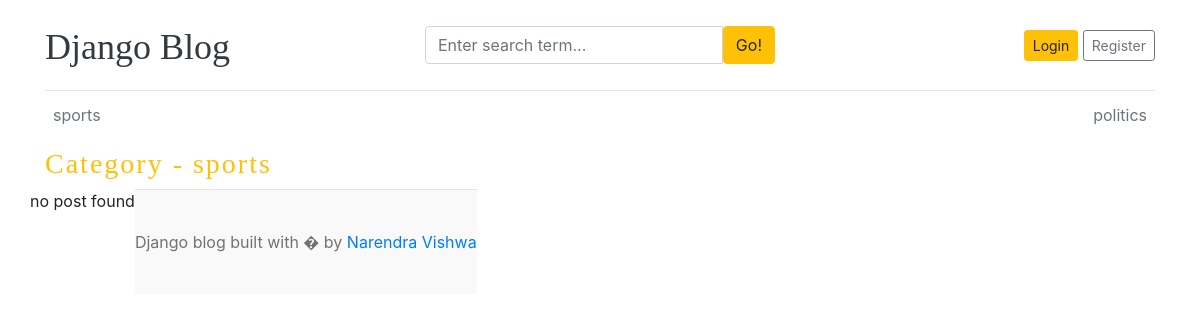
/category/1/, run on an earlier commit of the app's database.
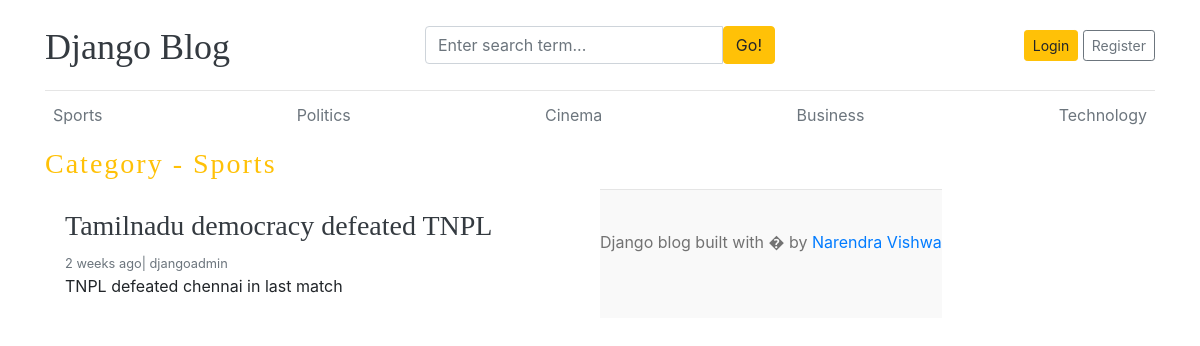
And on a later commit of the database.
### blogs/models.py (models this page shows, shortened)
class category(models.Model):
    category_name = models.CharField(max_length=50, unique=True)
    created_at = models.DateTimeField(auto_now_add=True)
    updated_at = models.DateTimeField(auto_now=True)
    class Meta:
        verbose_name_plural ='categories'
    def  __str__(self):
        return self.category_name

class Blog(models.Model):
    title = models.CharField(max_length=100)
    slug =models.SlugField(max_length=150, unique=True, blank=True)
    category = models.ForeignKey(category, on_delete=models.CASCADE)
    author = models.ForeignKey(User, on_delete=models.CASCADE)
    featured_image = models.ImageField(upload_to='uploads/%Y/%m%d')
    short_description = models.TextField(max_length=500)
    blog_body = models.TextField(max_length=2000)
    status = models.CharField(max_length=50,choices=STATUS_CHOICES, default="draft")
    is_featured = models.BooleanField(default=False)
    created_at = models.DateTimeField(auto_now_add=True)
    updated_at = models.DateTimeField(auto_now=True)

### blogs/views.py (the view)
# urls.py: path('<int:category_id>/', views.posts_by_category, name='posts_by_category'),
def posts_by_category(request, category_id):
    posts = Blog.objects.filter(status='published', category_id = category_id)
    Category = category.objects.get(id=category_id)
    Category = get_object_or_404(category, pk=category_id)
    context = {
         'posts': posts,
        'Category': Category,
    }
    return render(request,'posts_by_category.html', context)

### blogs/context_processors.py (called while the page is built)
def get_categories(request):
    categories = category.objects.all()
    return dict(categories=categories)

def get_social_links(request):
    social_links = SocialLink.objects.all()
    return dict(social_links=social_links)

### templates/posts_by_category.html (shortened to what this page needs)
{% extends 'base.html' %}
{% block content %}
<h3 class="text-upperrcase text-warning" style="letter-spacing: 2px;">Category - {{ Category }}</h3>
  <div class="row mb-2">
    {% if posts %}
    {% for post in posts %}
    <div class="col-md-6">
      <div class="card border-0" >
        <div class="card-body">
          <h3><a href="{% url 'blogs' post.slug %}"class="text-dark">{{ post.title }}</a></h3>
          <small class="mb-1 text-muted">{{ post.created_at | timesince }} ago| {{ post.author }}</small>
          <p class="card-text">{{ post.short_description | truncatewords:20}}</p>
        </div>
      </div>
    </div>
   {% endfor %}
   {% else %}
   <p> no post found</p>
   {% endif %}
 {% endblock %}

### templates/base.html (shortened to what this page needs)
{% load static %}
<!DOCTYPE html>
<html lang="en">
<head>
    <link href="https://getbootstrap.com/docs/4.0/dist/css/bootstrap.min.css" rel="stylesheet">
    <link href="{% static 'css/blog.css' %}" rel="stylesheet">
  </head>
<body>
    <div class="container">
      <header class="blog-header py-3">
        <div class="row flex-nowrap justify-content-between align-items-center">
          <div class="col-4 pt-1">
            <a class="blog-header-logo text-dark" href="/">Django Blog</a>
          </div>
          <div class="col-4">
            <form action="{% url 'search' %}" method="GET">
              <div class="input-group">
                <input class="form-control" type="text" name="keyword" value="{{keyword}}" placeholder="Enter search term..." aria-label="Enter search term..." aria-describedby="button-search" />
                <button type="submit" class="btn btn-warning" id="button-search" type="button">Go!</button>
            </div>
            </form>
          </div>
          <div class="col-4 d-flex justify-content-end align-items-center">
            {% if not user.is_authenticated %}
            <a class="btn btn-sm btn-warning" href="{% url 'login' %}">Login</a> &nbsp;
            <a class="btn btn-sm btn-outline-secondary" href="{% url 'register' %}">Register</a>
            {% else %}
            <span>
              you are logged in a {{ user }}
            </span>
            &emsp;
            <span><a href="{% url 'logout' %}">Logout</a></span>
            {% endif %}
          </div>
        </div>
      </header>
      <div class="nav-scroller py-1 mb-2">
        <nav class="nav d-flex justify-content-between">
          {% for cat in categories %}
          <a class="p-2 text-muted" href="{% url 'posts_by_category' cat.id %}">{{ cat.category_name }}</a>
          {%  endfor %}
        </nav>
      </div>
{% block content %}
{% endblock %}
<footer class="blog-footer">
    <p>Django blog built with � by <a href="#">Narendra Vishwa</a></p>
  </footer>
  </body>
  </html>

What changed in the data, as far as the page shows it:
changed category: category_name "sports" → "Sports"
changed category: category_name "politics" → "Politics"
added category: category_name "Cinema"
added category: category_name "Business"
added category: category_name "Technology"
now on this page (row edited): Blog: title "Tamilnadu democracy defeated TNPL", created_at "2 weeks", author "djangoadmin", short_description "TNPL defeated chennai in last match"
Also different on the page:
text no longer shown: "no post found"
